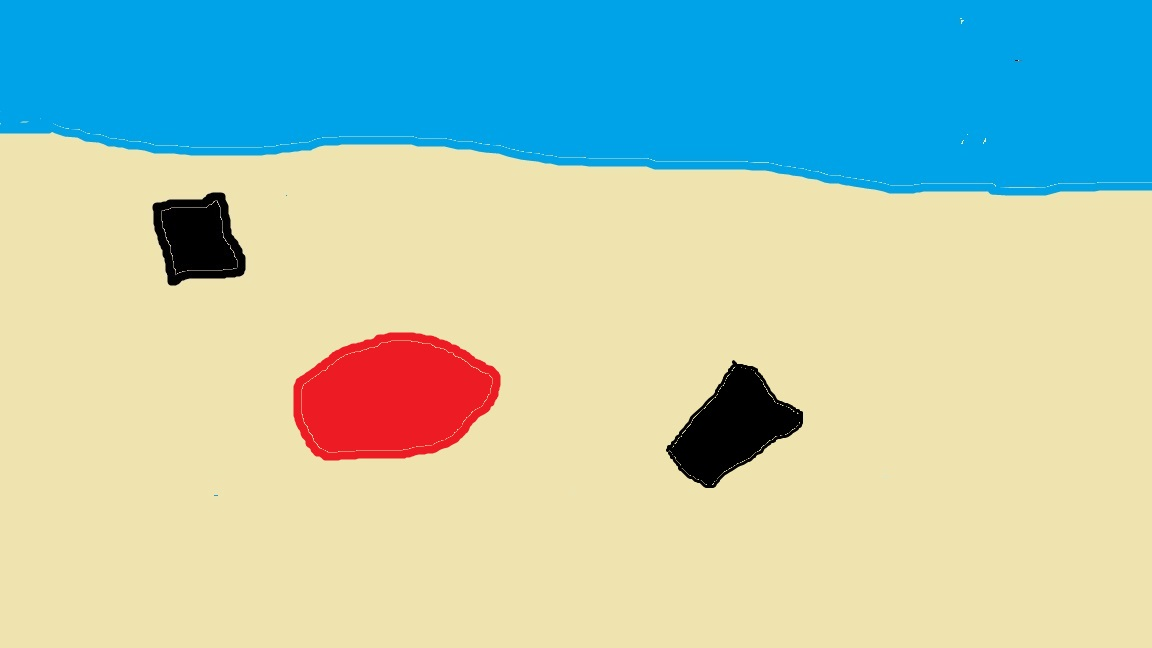
#> input picture Tests/PLAA4.jpg, 1152 x 648 px, given in place of the camera
$ python coordinates.py
#> lines starting #> are read from the running program, lines starting #| are printed output that depends on the picture; after the words box and inside, x2 and y2 are one past the last pixel; in counts of white or black regions, pixels touching at a corner belong together
#> in main, frame is the input picture: shape (648, 1152, 3); mean B, G, R 182.3, 200.8, 173.2
# !usr/bin/python

import cv2 as cv
import numpy as np
import math as m

# [43 lines left out: functions draw_grid, get_blob_centroid, not called in this run]

def get_blobs(img, shape):
#> called with shape = (480, 640)
    h = shape[0]
    w = shape[1]

    # convert the image to grayscale
    gray_image = cv.cvtColor(img, cv.COLOR_BGR2GRAY)
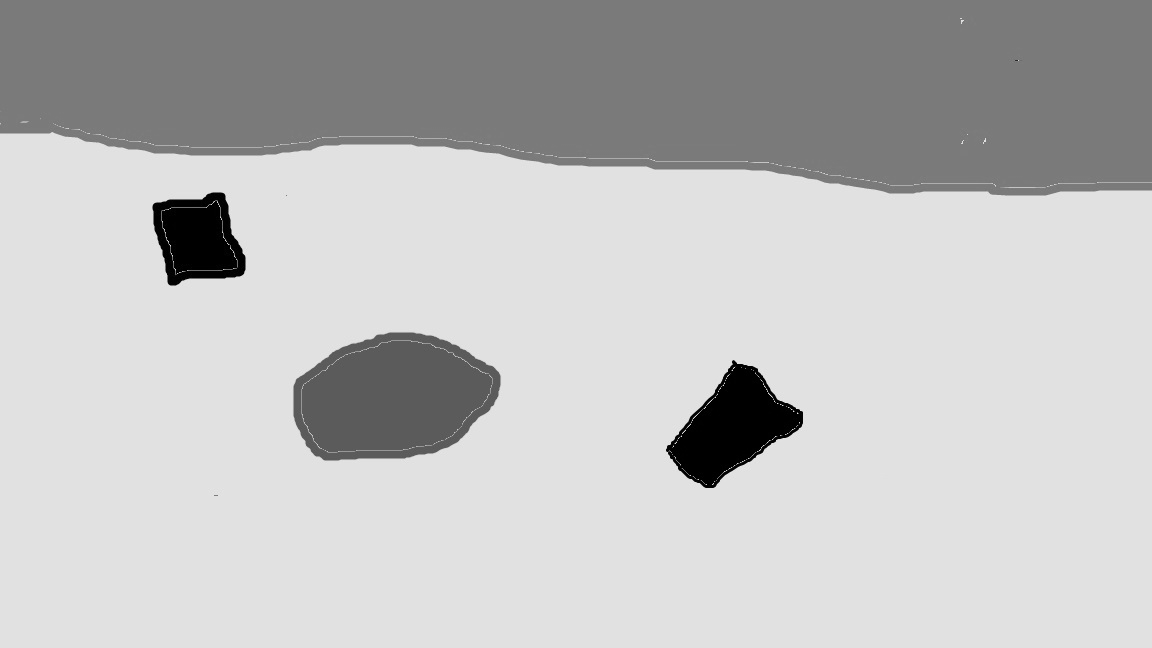
#> gray_image: shape (648, 1152); min 0, max 234, mean 190.6
    blur = cv.GaussianBlur(gray_image,(11,11),cv.BORDER_DEFAULT)

    # convert the grayscale image to binary image
    ret,thresh = cv.threshold(blur,60,250,cv.THRESH_BINARY_INV)
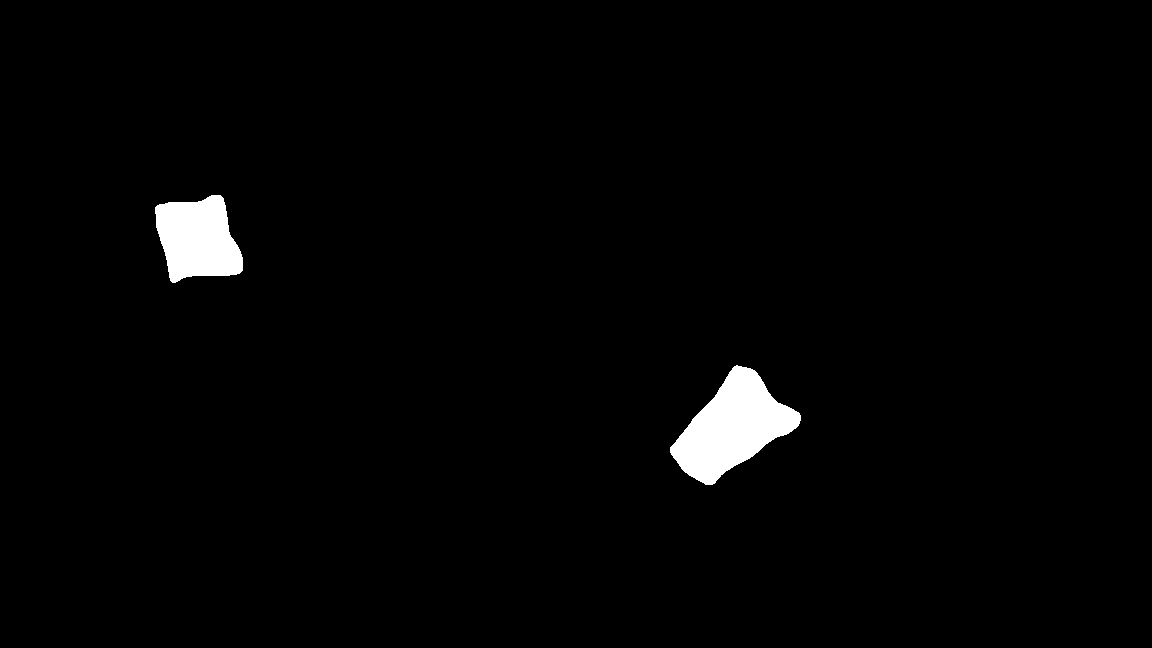
#> thresh: shape (648, 1152); values 0 (black) and 250 (white), 1.8% white; 2 white regions

    # find contours in the binary image
    contours, hierarchy = cv.findContours(thresh,cv.RETR_TREE,cv.CHAIN_APPROX_SIMPLE)
#> contours = 2 contours; box (x1, y1, x2, y2) and area: (670, 365, 801, 485) 7890, (155, 195, 243, 283) 5456
    D = []
    if contours != []:
        for c in contours:
            # calculate moments for each contour
            M = cv.moments(c)
            if M["m00"]!=0:
                # calculate x,y coordinate of center
                cX = int(M["m10"] / M["m00"])
                cY = int(M["m01"] / M["m00"])
            else:
                cX = 0
                cY = 0
            cv.circle(img, (cX, cY), 5, (255, 255, 255), -1)
            #cv.putText(img, "centroid", (cX - 25, cY - 25),cv.FONT_HERSHEY_SIMPLEX, 0.5, (255, 255, 255), 2)
            dist = m.sqrt( (cX - int(w/2))**2 + (cY - h)**2 )
            D.append(dist)
            if dist <= min(D):
                #minimal x and y
                fX = cX
                fY = cY
#> this loop made 2 passes
#> (cX, cY, dist, fX, fY) on passes 1 to 2: (731, 426, 414.5, 731, 426), (197, 238, 271.5, 197, 238)
#> img: shape (648, 1152, 3); 0.02% of pixels changed, all inside (x1, y1, x2, y2) = (192, 233, 737, 432)
#> after the loop, D = [414.5, 271.5]
        draw_target(img,(h,w),(fX,fY))

    # display the image
    #cv.imshow("Image", img)
    cv.imshow("thresh", thresh)


def draw_target(img, shape, point):

#> called with shape = (480, 640), point = (197, 238)
    if point[0] == 0 or point[1] == 0:
        return
    # Start coordinate at the bottom of the image (w/2, 0)
    h = shape[0]
    w = shape[1]
    start_point = (int(w/2), h)

    # End coordinate, blob
    end_point = (point[0], point[1])

    # Green color in BGR
    color = (255, 0, 0)

    # Line thickness of 9 px
    thickness = 3

    # Using cv2.line() method
    # Draw a diagonal green line with thickness of 9 px
    image = cv.line(img, start_point, end_point, color, thickness)

    # Displaying the image
    cv.imshow('frame', image)
    get_angle(image,(h,w),point)

def get_angle(img, shape, point):

#> called with shape = (480, 640), point = (197, 238)
    h = shape[0]
    w = shape[1]

    topPoint = (int(w/2),0)
    bottomPoint = (int(w/2), h)

    image = cv.line(img, bottomPoint, topPoint, (0,0,255), 2)

    X = point[0] - int(w/2)
    Y = point[1] - 0
    angle = m.atan2(Y,X) * (180.0 / m.pi)
    msg = 'Angle: ' + str(round(angle,2))
    cv.putText(image, msg, (100, 50), cv.FONT_HERSHEY_SIMPLEX, 0.5, (255, 0, 255), 2)
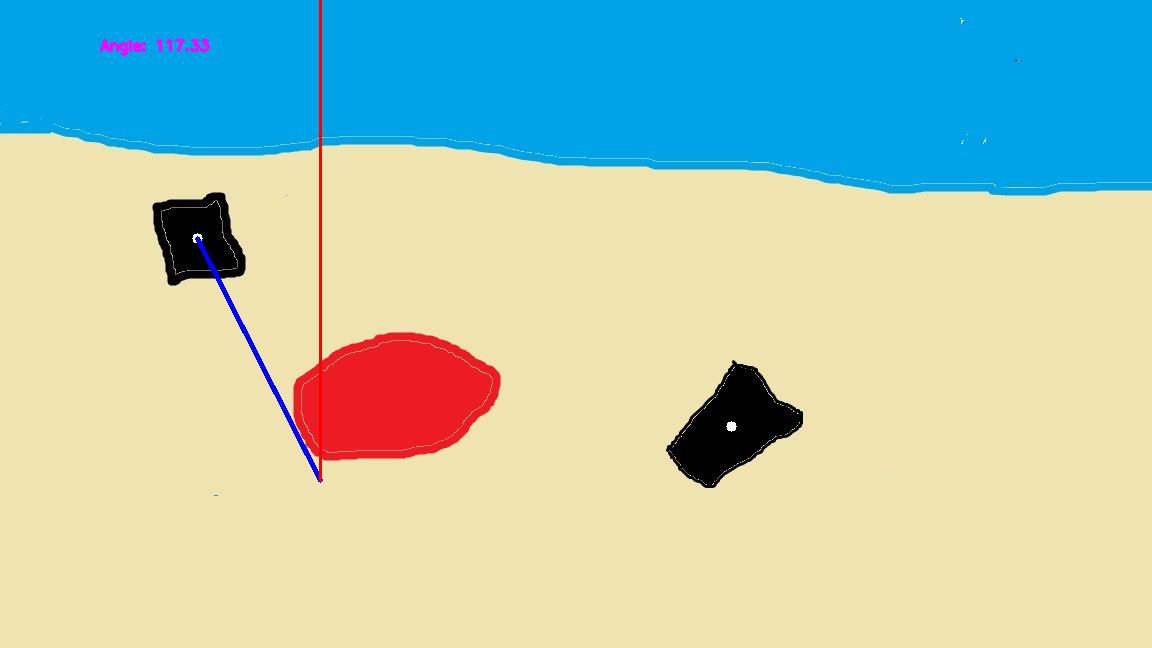
#> image: shape (648, 1152, 3); mean B, G, R 182.3, 200, 173.3
    cv.imshow('frame', image)

#def pickedCan(img, )

def detectSea(img, shape):
#> called with shape = (480, 640)
    h = shape[0]
    w = shape[1]
    blueHSV = cv.cvtColor(img, cv.COLOR_BGR2HSV)
#> blueHSV: shape (648, 1152, 3); mean H, S, V 47.1, 120.5, 232.3
    lowerBlue = np.array([88, 50, 20], np.uint8) #lower blue mask
    upperBlue = np.array([125, 255, 255], np.uint8) #upper blue mask

    kernel = np.ones((11, 11), np.uint8)
    blueMask = cv.inRange(blueHSV,lowerBlue,upperBlue)
#> blueMask: shape (648, 1152); 25.7% white; 6 white regions (3 under 20 px), largest, box (x1, y1, x2, y2) and area: (322, 0, 1152, 196) 143759, (0, 0, 319, 156) 46474, (195, 236, 323, 483) 1347
    opening = cv.morphologyEx(blueMask, cv.MORPH_OPEN, kernel, iterations=3)
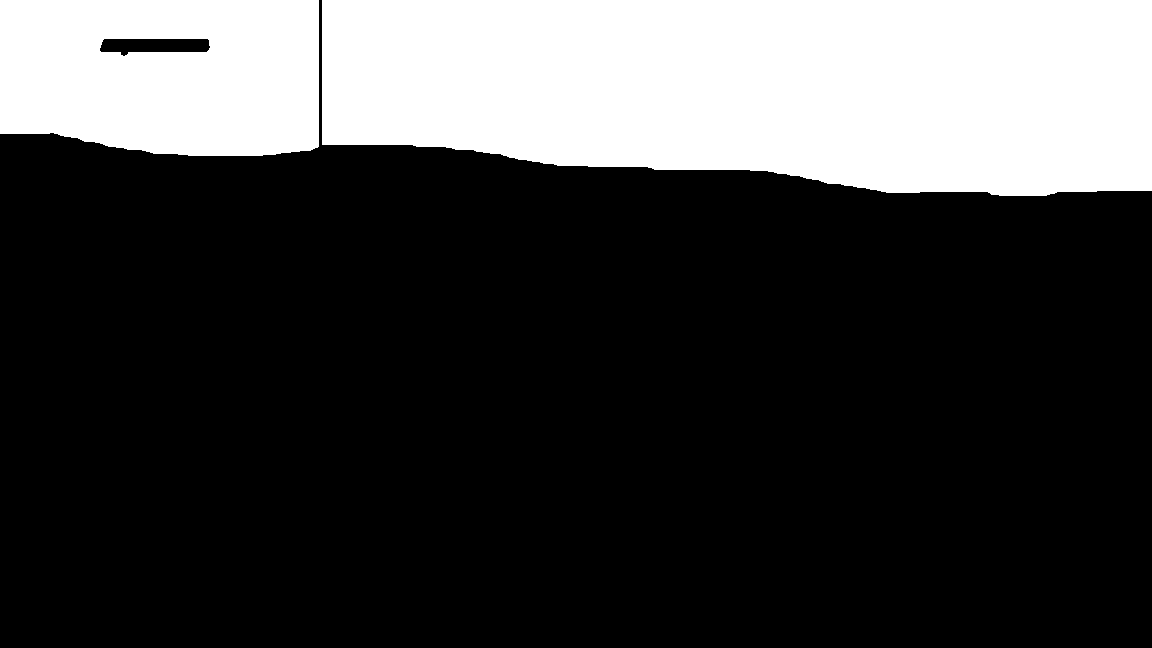
#> opening: shape (648, 1152); 25.4% white; 2 white regions, box (x1, y1, x2, y2) and area: (322, 0, 1152, 196) 143714, (0, 0, 319, 156) 45728
    closing = cv.morphologyEx(opening, cv.MORPH_CLOSE, kernel)
#> closing: shape (648, 1152); 25.4% white; 1 white region, box (x1, y1, x2, y2) and area: (0, 0, 1152, 196) 189935

    sea =  cv.bitwise_and(img, img, mask=closing)
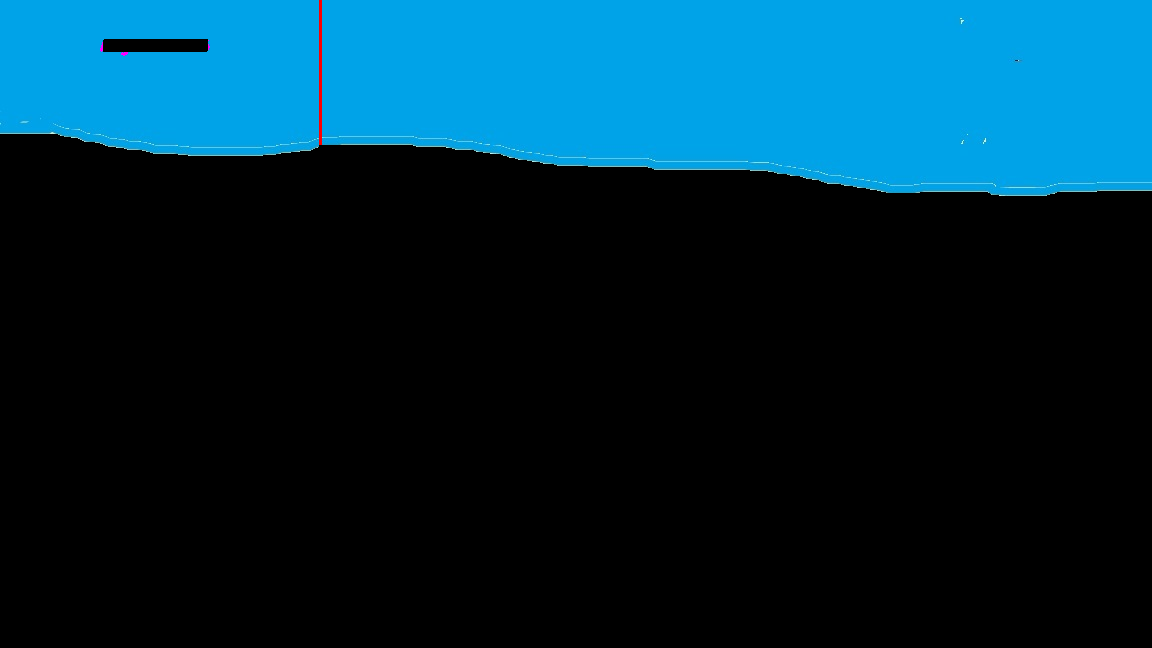
#> sea: shape (648, 1152, 3); mean B, G, R 58.7, 41.4, 0.6

    cv.imshow("sea", sea)


def main():
    vc = cv.VideoCapture(0)

    #get img size to adjust these parameters
    #print( vc.shape )
    h = 480
    w = 640
    while(vc.isOpened()):
        ret, frame = vc.read()
        if ret == True:
            # [6 lines of commented-out code are left out]
            get_blobs(frame,(h,w))
            detectSea(frame, (h,w))
            if cv.waitKey(50) == 27:
#> (key Esc is pressed here)
                break
    vc.release()
    cv.destroyAllWindows()

if __name__ == "__main__":
    main()
